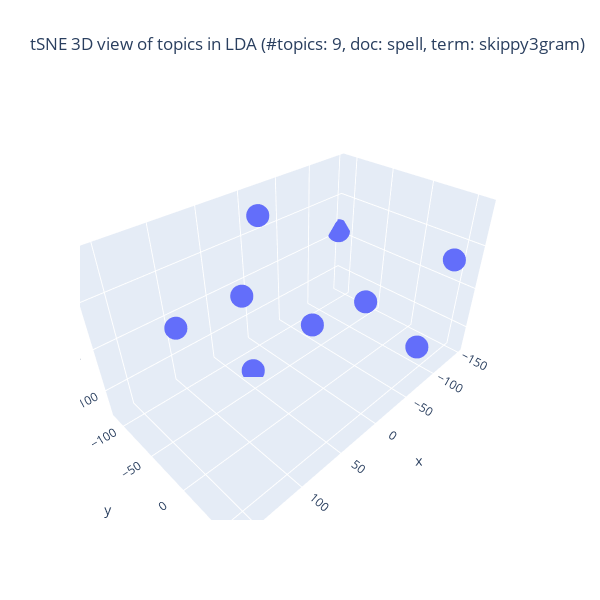

The cell this chart's notebook holds for it:
### Code cell
## Plotlyを使って tSNE の結果の可視化 (3D)
import plotly.graph_objects as go
top_fitted = top_tSNE_3d_fitted
fig = go.Figure(data = [go.Scatter3d(
        x = top_fitted[:,0], y = top_fitted[:,1], z = top_fitted[:,2],
                                     mode = 'markers')
                                     ])

## 3D 散布図にラベルを追加する処理は未実装
title_val = f"tSNE 3D view of topics in LDA (#topics: {n_topics}, doc: {doc_attr}, term: {term_type})"
fig.update_layout(autosize = False,
                  width = 600, height = 600, title = title_val)
fig.show()

### Figure 1 — Plotly figure (JSON) as saved in the notebook; plotly's stock layout.template omitted (floating-point values rounded to 4 significant figures)
{"data": [{"mode": "markers", "type": "scatter3d", "x": [25.98, -66.79, 37.38, -2.09, 13.01, -146.6, -132.0, 162.8, 76.13], "y": [62.19, 60.99, -67.99, -94.35, -5.505, -114.5, 50.12, 17.21, -26.31], "z": [18.59, -80.56, -127.5, 29.88, -46.36, -43.85, -13.02, 42.76, 5.735]}], "layout": {"autosize": false, "height": 600, "title": {"text": "tSNE 3D view of topics in LDA (#topics: 9, doc: spell, term: skippy3gram)"}, "width": 600}}
